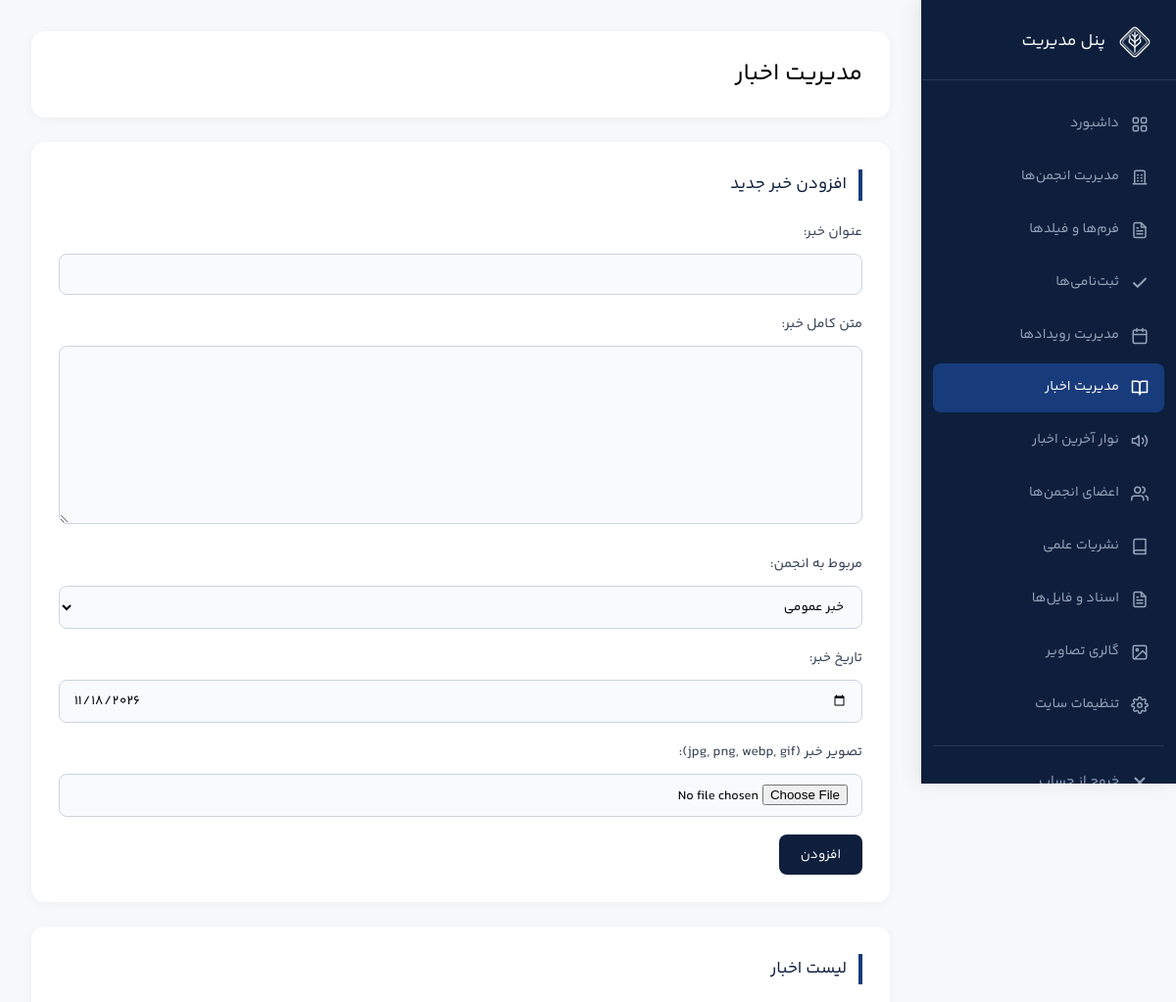
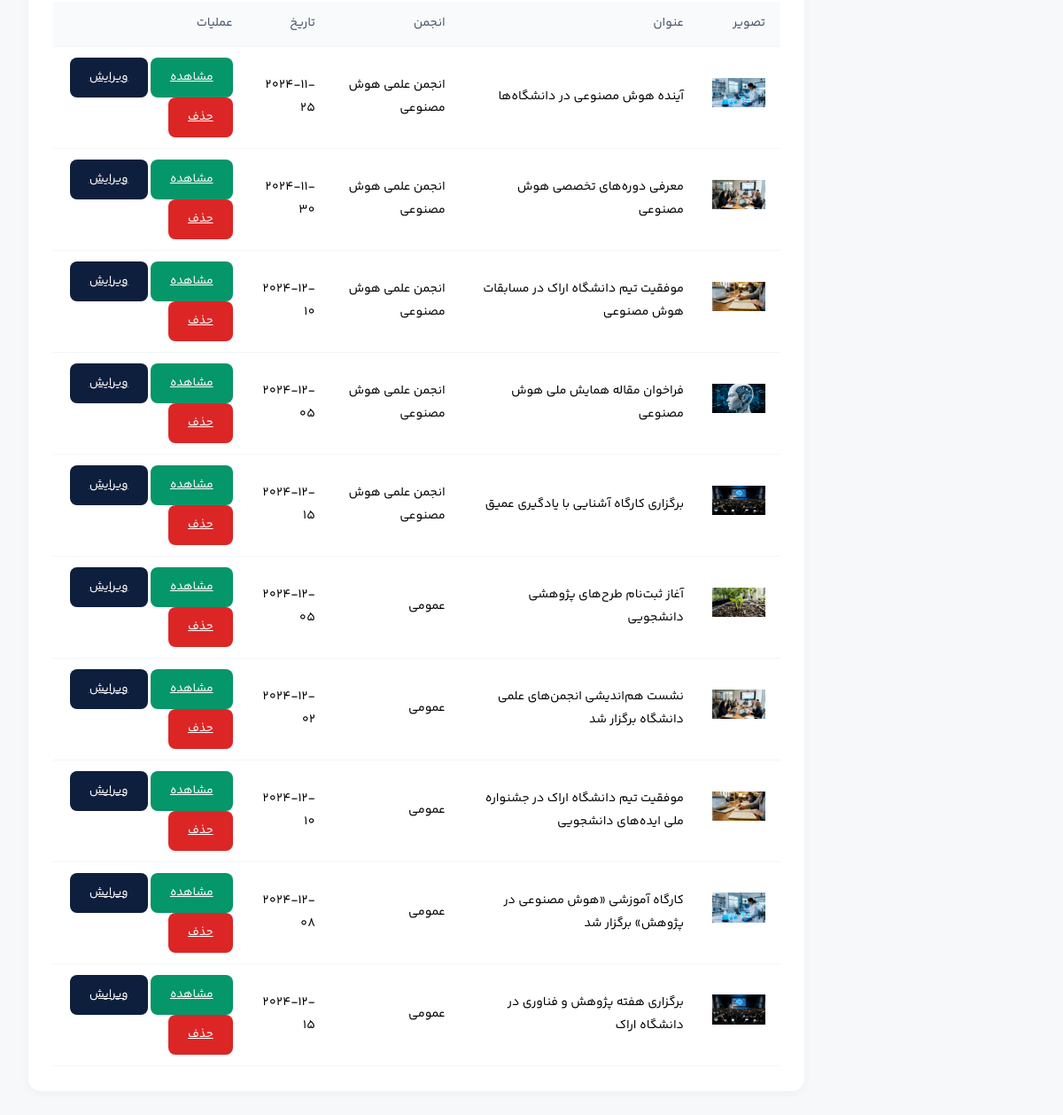
Page /admin/news.php (signed in) on the committed database (2 pictures, top to bottom).
### tables this page shows
CREATE TABLE IF NOT EXISTS `news` (
  `id` int(11) NOT NULL AUTO_INCREMENT PRIMARY KEY,
  `association_id` int(11) DEFAULT 0,
  `title` varchar(255) NOT NULL,
  `content` text,
  `image` varchar(255) NOT NULL,
  `created_at` date NOT NULL,
  KEY `idx_news_assoc` (`association_id`, `created_at`)
) DEFAULT CHARSET=utf8mb4;

CREATE TABLE IF NOT EXISTS `associations` (
  `id` int(11) NOT NULL AUTO_INCREMENT PRIMARY KEY,
  `name` varchar(255) NOT NULL,
  `description` text,
  `goals` text,
  `icon` varchar(255) DEFAULT NULL,
  `icon_key` varchar(50) DEFAULT 'general',
  `cover_image` varchar(255) DEFAULT NULL,
  `email` varchar(255) DEFAULT NULL,
  `phone` varchar(50) DEFAULT NULL,
  `telegram` varchar(100) DEFAULT NULL,
  `instagram` varchar(100) DEFAULT NULL,
  `linkedin` varchar(100) DEFAULT NULL,
  `website` varchar(255) DEFAULT NULL,
  `address` text,
  `membership_open` tinyint(1) DEFAULT 1
) DEFAULT CHARSET=utf8mb4;

### admin/news.php (the view, shortened to what this page needs)
<?php
require_once __DIR__ . '/../includes/db.php';
require_once __DIR__ . '/../includes/functions.php';
$edit = null;
$news_list = $pdo->query("SELECT n.*, a.name as assoc_name FROM news n LEFT JOIN associations a ON n.association_id=a.id ORDER BY n.id DESC")->fetchAll();
include 'inc/header.php'; ?>
<div class="admin-header"><h2>مدیریت اخبار</h2></div>
<div class="admin-card">
    <h3><?= $edit ? 'ویرایش خبر' : 'افزودن خبر جدید' ?></h3>
    <form method="POST" enctype="multipart/form-data">
        <div class="form-group">
            <label>عنوان خبر:</label>
            <input type="text" name="title" value="<?= e($edit['title'] ?? '') ?>" required>
        </div>
        <div class="form-group">
            <label>متن کامل خبر:</label>
            <textarea name="content" rows="8"><?= e($edit['content'] ?? '') ?></textarea>
        </div>
        <div class="form-group">
            <label>مربوط به انجمن:</label>
            <select name="association_id">
                <option value="0">خبر عمومی</option>
            </select>
        </div>
        <div class="form-group">
            <label>تاریخ خبر:</label>
            <input type="date" name="created_at" value="<?= e($edit['created_at'] ?? date('Y-m-d')) ?>" required>
        </div>
        <div class="form-group">
            <label>تصویر خبر (jpg, png, webp, gif):</label>
            <input type="file" name="image" accept="image/*" <?= !$edit?'required':'' ?>>
        </div>
        <button type="submit" class="btn"><?= $edit ? 'ویرایش' : 'افزودن' ?></button>
    </form>
</div>
<div class="admin-card">
    <h3>لیست اخبار</h3>
    <table>
        <tr><th>تصویر</th><th>عنوان</th><th>انجمن</th><th>تاریخ</th><th>عملیات</th></tr>
        <?php foreach ($news_list as $n): ?>
            <tr>
                <td><?= $n['image'] ? '<img src="../uploads/news/'.e($n['image']).'" width="60">' : '-' ?></td>
                <td><?= e($n['title']) ?></td>
                <td><?= e($n['assoc_name'] ?: 'عمومی') ?></td>
                <td><?= e($n['created_at']) ?></td>
                <td>
                    <a href="../news_view.php?id=<?= $n['id'] ?>" target="_blank" class="btn btn-success">مشاهده</a>
                    <a href="?edit=<?= $n['id'] ?>" class="btn">ویرایش</a>
                    <a href="?delete=<?= $n['id'] ?>" class="btn btn-danger" onclick="return confirm('حذف شود؟')">حذف</a>
                </td>
            </tr>
        <?php endforeach; ?>
    </table>
</div>
<?php include 'inc/footer.php'; ?>

### admin/inc/admin-style.css (style rules this page uses)
* { margin: 0; padding: 0; box-sizing: border-box; font-family: 'Yekan Bakh', Tahoma, sans-serif; }
body { background: #f7f8fa; display: flex; min-height: 100vh; direction: rtl; text-align: right; font-weight: 400; font-synthesis: none; line-height: 1.85; }
.admin-header { background: #fff; padding: 22px 28px; border-radius: 14px; margin-bottom: 25px; display: flex; justify-content: space-between; align-items: center; box-shadow: 0 2px 12px rgba(14, 31, 61, 0.04); }
.admin-card { background: #fff; padding: 28px; border-radius: 14px; box-shadow: 0 2px 12px rgba(14, 31, 61, 0.04); margin-bottom: 25px; }
.admin-card h3 { margin-bottom: 20px; color: #0e1f3d; border-right: 4px solid #183b7b; padding-right: 12px; font-size: 17px; }
.form-group { margin-bottom: 18px; }
.form-group label { display: block; margin-bottom: 8px; font-size: 14px; font-weight: 600; color: #334155; }
.form-group input, .form-group select, .form-group textarea { width: 100%; padding: 10px 14px; border: 1px solid #cbd5e1; border-radius: 8px; font-family: inherit; outline: none; transition: 0.25s; background: #f8fafc; }
.btn { padding: 10px 22px; background: #0e1f3d; color: #fff; border: none; border-radius: 8px; cursor: pointer; font-family: inherit; font-size: 13.5px; font-weight: 600; transition: 0.25s; display: inline-flex; align-items: center; gap: 8px; }
.btn-danger { background: #dc2626; }
.btn-success { background: #059669; }
table { width: 100%; border-collapse: collapse; }
table th, table td { padding: 12px 16px; text-align: right; border-bottom: 1px solid #f1f5f9; font-size: 14px; }
table th { background: #f8fafc; font-weight: 600; color: #475569; }

### rows in the picture
news: image (picture), title "آینده هوش مصنوعی در دانشگاه‌ها", association.name "انجمن علمی هوش مصنوعی", created_at "2024-11-25"
news: image (picture), title "معرفی دوره‌های تخصصی هوش مصنوعی", association.name "انجمن علمی هوش مصنوعی", created_at "2024-11-30"
news: image (picture), title "موفقیت تیم دانشگاه اراک در مسابقات هوش مصنوعی", association.name "انجمن علمی هوش مصنوعی", created_at "2024-12-10"
news: image (picture), title "فراخوان مقاله همایش ملی هوش مصنوعی", association.name "انجمن علمی هوش مصنوعی", created_at "2024-12-05"
news: image (picture), title "برگزاری کارگاه آشنایی با یادگیری عمیق", association.name "انجمن علمی هوش مصنوعی", created_at "2024-12-15"
news: image (picture), title "آغاز ثبت‌نام طرح‌های پژوهشی دانشجویی", assoc_name "عمومی", created_at "2024-12-05"
news: image (picture), title "نشست هم‌اندیشی انجمن‌های علمی دانشگاه برگزار شد", assoc_name "عمومی", created_at "2024-12-02"
news: image (picture), title "موفقیت تیم دانشگاه اراک در جشنواره ملی ایده‌های دانشجویی", assoc_name "عمومی", created_at "2024-12-10"
news: image (picture), title "کارگاه آموزشی «هوش مصنوعی در پژوهش» برگزار شد", assoc_name "عمومی", created_at "2024-12-08"
news: image (picture), title "برگزاری هفته پژوهش و فناوری در دانشگاه اراک", assoc_name "عمومی", created_at "2024-12-15"
